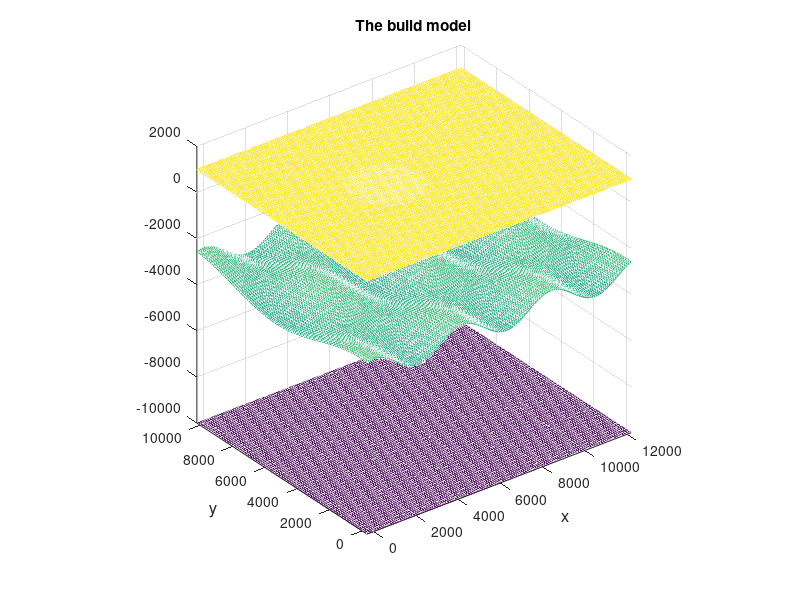

MATLAB code to generate this figure:
% Generate a low velocity basin model 

clear all;
close all;

%------------------------------------------------------------------------------
%-- x and y sampling
%------------------------------------------------------------------------------

nghost = 3;
nx = 126;
ny = 106;
dx = 100;
dy = 100;
x0 = 0.0 - nghost * dx;
y0 = 0.0 - nghost * dy;
Lx = nx * dx;
Ly = ny * dy;

x1d = [0 : nx-1] * dx + x0;
y1d = [0 : ny-1] * dy + y0;

basin_x0 = x1d(50);
basin_y0 = y1d(53);
basin_e0 = 0.0 ;
basin_r0 = 15 * dx;

%------------------------------------------------------------------------------
%-- velocity structures
%------------------------------------------------------------------------------

num_of_layer = 3;

%-- backround 1D structure

%- roughly depth of each interface
dep     = [-1e3, basin_r0, 3e3, 10e3];
%dep     = [0, basin_r0, 3e3, 10e3];

Vp      = [ 1500, 3000, 5000, 8000];
Vp_grad = [ 0.2 ,  0.0, 0.0,  0 ];
Vp_pow  = [ 1.0 ,  1.0, 1.0,  1 ];

den      = [ 1000, 2000, 3000, 3500 ];
den_grad = [ 0.2 ,  0.0, 0.0,  0 ];
den_pow  = [ 1.0 ,  1.0, 1.0,  1 ];

%-- construct 3D structure,
%--   grad and pow are general 1D enough

[x2d, y2d] = meshgrid(x1d,y1d);

lay_elev = zeros(ny, nx, num_of_layer+1);
lay_Vp   = zeros(ny, nx, num_of_layer+1);
lay_den  = zeros(ny, nx, num_of_layer+1);


%-- 1st: free surface
lay_Vp  (:,:,1) =   Vp(1);
lay_den (:,:,1) =  den(1);
lay_elev(:,:,1) = -dep(1);

%-- 2nd: basin
lay_Vp  (:,:,2) = Vp(2);
lay_den (:,:,2) =den(2);

lay_elev(:,:,2) = lay_elev(:,:,1);
for j = 1 : ny
for i = 1 : nx
    r2d = sqrt((x1d(i) - basin_x0)^2 + (y1d(j) - basin_y0)^2);
    %if in basin
    if r2d <= basin_r0
      %-- (x-x0)^2 + (y-y0)^2 + (e-e0)^2 = r^2
      lay_elev(j,i,2) = - (sqrt( basin_r0^2 - r2d^2 ) + basin_e0 );
    end
end
end

% velocity perturbation
num_circle_x = 4; %- how many circle along x
num_circle_y = 3; %- how many circle along y
lay_Vp(:,:,2) =  (   cos(num_circle_x * x2d / Lx * 2*pi)  ...
                  .* cos(num_circle_y * y2d/Ly*2*pi) ...
                  .* 0.2 ...
                  + 1.0 ) ...
                  .* lay_Vp(:,:,2);
lay_den(:,:,2) = (    cos(num_circle_x * x2d / Lx * 2*pi)  ...
                  .* cos(num_circle_y * y2d/Ly*2*pi) ...
                  .* 0.2 ...
                  + 1.0 ) ...
                  .* lay_den(:,:,2);

%-- 3rd: topo
lay_Vp  (:,:,3) =  Vp(3);
lay_den (:,:,3) = den(3);

num_circle_x = 3; %- how many circle along x
num_circle_y = 1; %- how many circle along y

lay_elev(:,:,3) =    cos(num_circle_x * x2d / Lx * 2*pi)  ...
                  .* cos(num_circle_y * y2d/Ly*2*pi) ...
                  .* 5 * dx ...
                  - dep(3);

%-- 4rd: topo
lay_Vp  (:,:,4) =  Vp(4);
lay_den (:,:,4) = den(4);
lay_elev(:,:,4) = -dep(4);

%------------------------------------------------------------------------------
%-- plot
%------------------------------------------------------------------------------

figure;
for ilay = 1 : num_of_layer+1
    mesh(x2d, y2d, lay_elev(:,:,ilay));
    hold on;
    xlabel('x','fontsize', 12);
    ylabel('y','fontsize', 12);
    axis image;
    title('The build model');
end

%%%% 
%figure;
%drawmodel(501,501,300,-2500,0,-3000,10,10,10,'rho.dat',[],0,[]);

%==============================================================================
%-- write file
%==============================================================================

% first line of 3lay header is media_type, can take:  
%  one_component, 
%  acoustic_isotropic, 
%  elastic_isotropic, 
%  elastic_vti_prem, elastic_vti_thomsen, elastic_vti_cij,
%  elastic_tti_thomsen, elastic_tti_bond,
%  elastic_aniso_cij
media_type = 'acoustic_isotropic'

fnm_ou = 'basin_ac_iso.md3lay'

fid = fopen(fnm_ou,'w');

%-- 1st: type
fprintf(fid, '%s\n',media_type);

%-- 2nd: number of layer
fprintf(fid, '%d\n', num_of_layer + 1);

%-- 3rd
fprintf(fid, '%d %d %f %f %f %f\n', nx, ny, x0, y0, dx, dy);

%-- rest
  for ilay = 1 : num_of_layer+1
      for j = 1 : ny
          for i = 1 : nx
              % elevation
            	fprintf(fid, '%g', lay_elev(j,i,ilay));
              % rho
            	fprintf(fid, ' %g %g %g', lay_den(j,i,ilay), den_grad(ilay), den_pow(ilay));
              % Vp
            	fprintf(fid, ' %g %g %g', lay_Vp(j,i,ilay), Vp_grad(ilay), Vp_pow(ilay));
              % return
            	fprintf(fid, '\n');
          end
      end
  end
fclose(fid);

